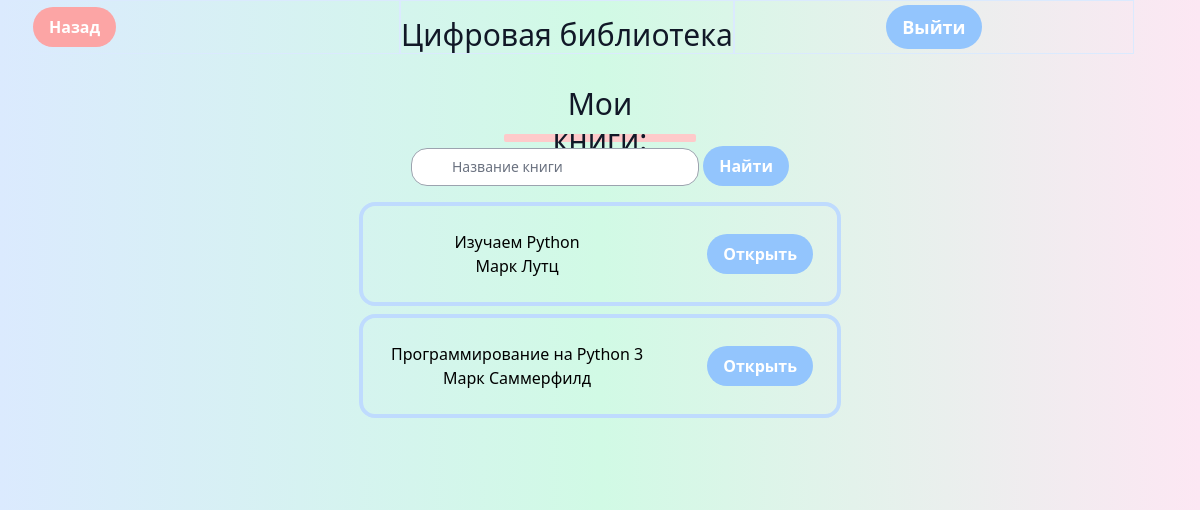
Page /books/1/ on the committed database.
### main/models.py (models this page shows, shortened)
class Books(models.Model):
    name = models.CharField(max_length=200)
    author = models.CharField(max_length=200, default='')
    nomer = models.CharField(max_length=17, default='')
    link = models.URLField(default='')
    discipline = models.ForeignKey(Disciplines, on_delete=models.CASCADE)
    class Meta:
        verbose_name_plural = 'Books'

### main/views.py (the view)
# urls.py: path('books/<int:pk>/', views.books, name='books'),
def books(request, pk):
    book = Books.objects.filter(discipline=pk)
    return render(request, 'main/books.html', {"book": book})

### main/templates/main/books.html (shortened to what this page needs)
<!doctype html>
<html>
<head>
  <link href="https://unpkg.com/tailwindcss@^2/dist/tailwind.min.css" rel="stylesheet">
</head>
<body class="bg-gradient-to-r from-blue-100 via-green-100 to-pink-100">
  <header class="flex  bg-gradient-to-r from-blue-100 via-green-100 to-pink-100" >
          <div class="flex items-center border border-blue-100 w-1/3">
                     <a href="{% url  'disciplines' %}">
              <button class="bg-red-300 hover:bg-red-600 text-white ml-8 font-bold py-2 px-4 rounded-full">Назад
              </button>
                     </a>
      </div>
          <div class="border border-blue-100  w-100%">
              <div class="  w-full mt-4 flex items-center  font-medium   text-2xl sm:text-3xl text-gray-900">
           Цифровая библиотека
        </div>
       </div>
          <div class=" border border-blue-100  sm:w-100% md:w-1/3">
          <div class="flex flex-col justify-center items-center h-full align-center w-full  items-right  font-medium   text-lg sm:text-3lg text-gray-900">
                  <a href="{% url  'logout' %}">
            <button class="bg-blue-300 hover:bg-blue-600 text-white font-bold py-2 px-4 rounded-full">
             Выйти
            </button>
                  </a>
            </div>
      </div>
      </header>
    <main class="flex-grow flex justify-center items-center bg-gradient-to-r from-blue-100 via-green-100 to-pink-100">
        <div class="mx-auto px-4 sm:px-8 py-2 text-center">
          <div class="text-center max-w-lg mx-auto mt-6 ">
            <div class="h-4 text-gray-500 w-40 block mx-auto rounded-sm">
              <div class="flex  items-center jorder text-xl sm:text-3xl text-gray-900">
           Мои книги:
                </div>
              </div>
            <div class="h-2 text-red-400 w-64 mt-4 block mx-auto rounded-sm"></div>
            <div class="h-2 bg-red-200 w-48 mt-2 block mx-auto rounded-sm"></div>
          </div>
        <div class="flex flex-col mb-6">
              <div class="relative">
                <div class="
                    inline-flex
                    items-center
                    justify-center
                    absolute
                    left-0
                    top-0
                    h-full
                    w-5
                    text-gray-400">
                </div>
                  <form action="{% url 'search_book' %}" method="get">
                <input
                  id="password"
                  type="text"
                  name="q"
                  class="
                    text-sm
                    placeholder-gray-500
                    pl-10
                    pr-4
                    rounded-2xl
                    border border-gray-400
                    w-72
                    py-2
                    focus:outline-none focus:border-blue-400"
                    placeholder="Название книги"/>
                  <button type="submit" class="bg-blue-300 hover:bg-blue-600 text-white font-bold py-2 px-4 rounded-full">
                    Найти
                    </button>
                      </form>
             </div>
        <div class="container mb-2 flex mx-auto w-full items-center justify-center">
            <ul class="flex flex-col p-4">
            {% for b in book %}
                <li class="border-green-400 flex flex-row mb-2">
										<div class="select-none flex flex-1 items-center p-4 transition duration-500 ease-in-out transform hover:-translate-y-2 rounded-2xl border-4 p-6 hover:shadow-2xl border-blue-200">
											<div class="flex-1 pl-1 mr-16">
												<div class="font-medium">
													{{ b.name }}
												</div>
                                                <div class="font-medium">
													 {{ b.author }}
												</div>
											</div>
                                            <a target="_blank" href={{ b.link }}>
											 <button class="bg-blue-300 hover:bg-blue-600 text-white font-bold py-2 px-4 rounded-full">
                                            Открыть
                                            </button>
                                            </a>
											</div>
									</li>
                            {% endfor %}
                            </ul>
                        </div>
                    </div>
            </div>
        </main>
    </body>
</html>

### rows in the picture
Books: name "Изучаем Python", author "Марк Лутц"
Books: name "Программирование на Python 3", author "Марк Саммерфилд"
